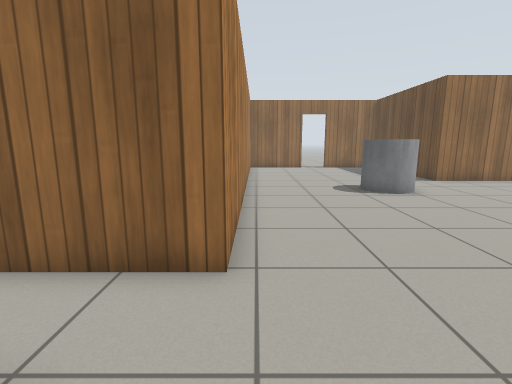
[1] (above)

23 first-person views from a walk through a robot-simulator world made for Gazebo. The camera is 0.94 m above the floor, tilts 10° down and sees 85° across. The floor is counted in squares, 0.5 m on a side. Each view is taken from the middle of a square. On the plan, view 1 faces up. The plan holds only what a view shows up to about 16 squares ahead; the rest is blank. Gazebo's built-in surfaces are drawn with simple patterns.

[2]
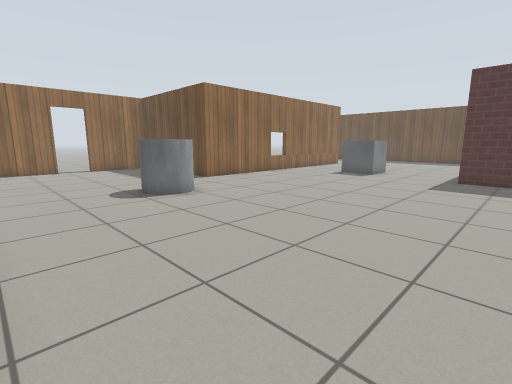

[3]
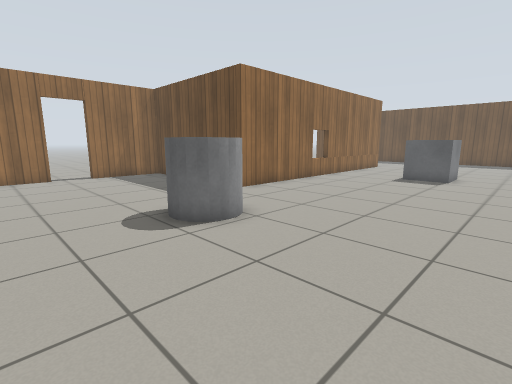

[4]
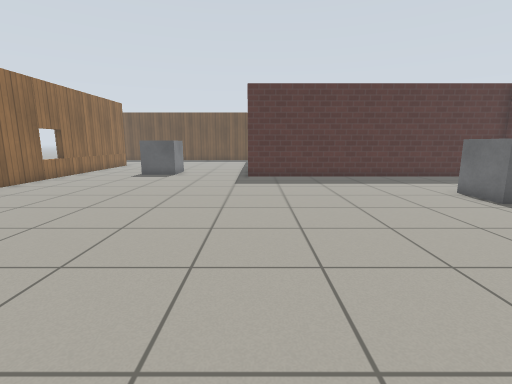

[5]
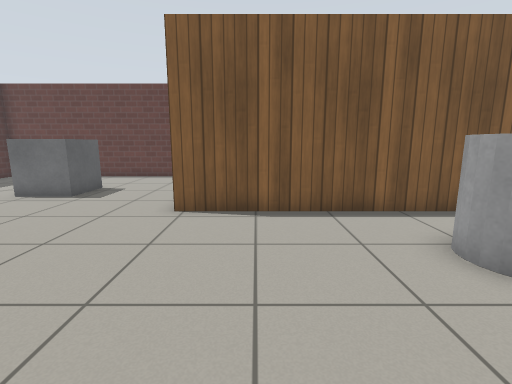

[6]
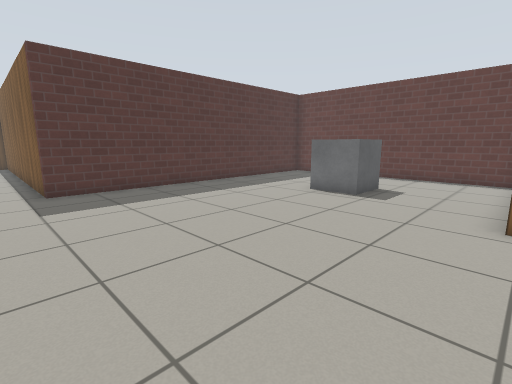

[7]
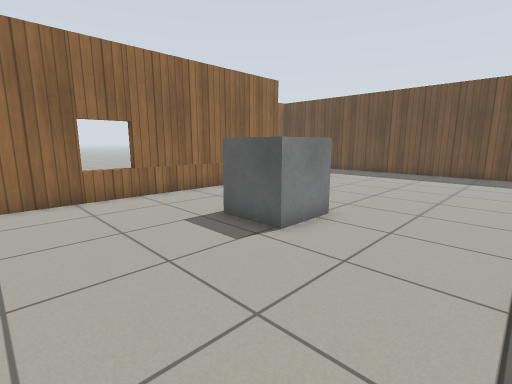

[8]
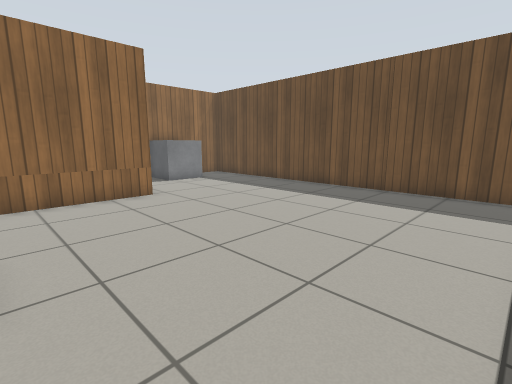

[9]
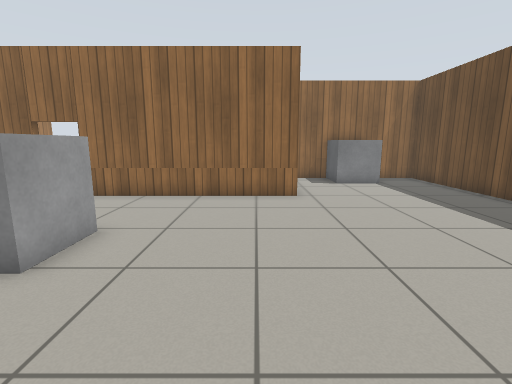

[10]
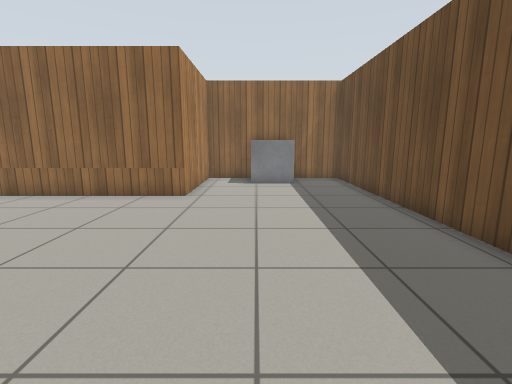

[11]
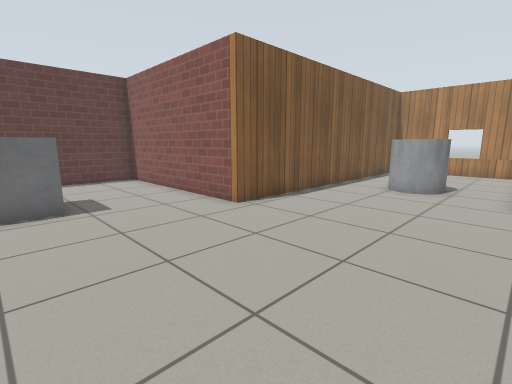

[12]
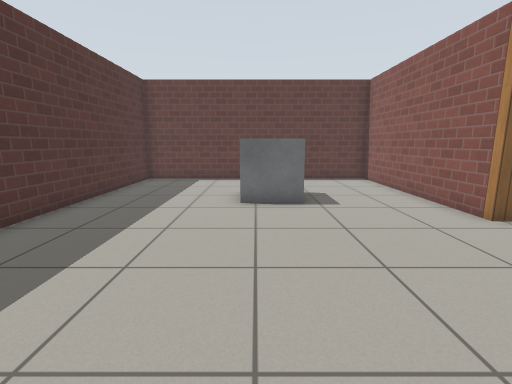

[13]
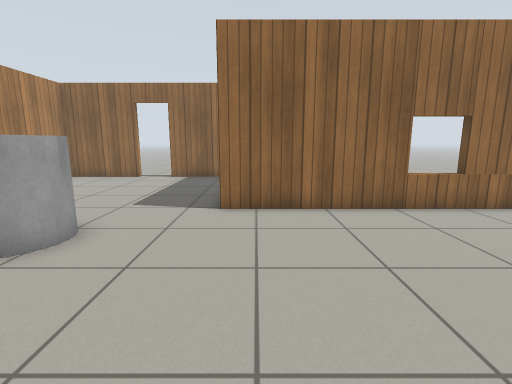

[14]
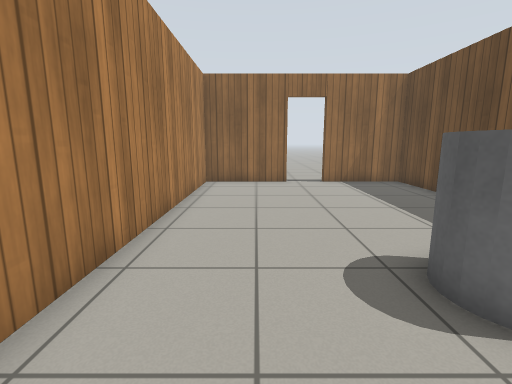

[15]
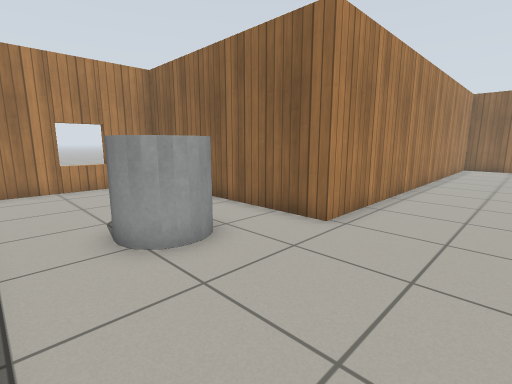

[16]
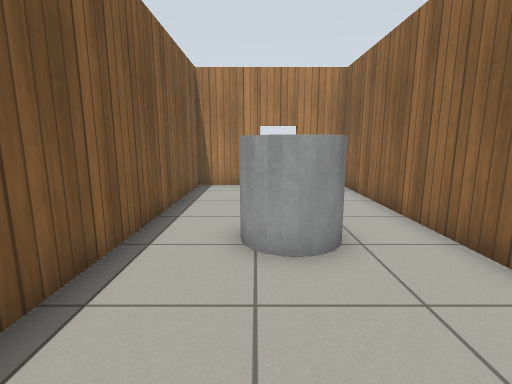

[17]
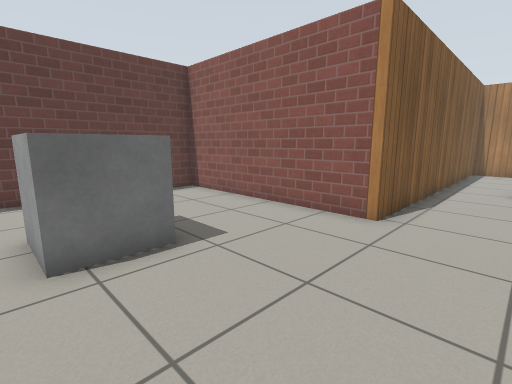

[18]
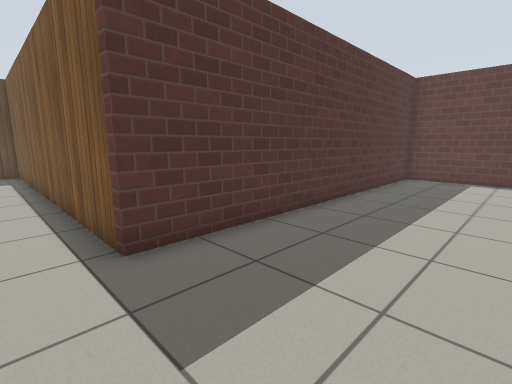

[19]
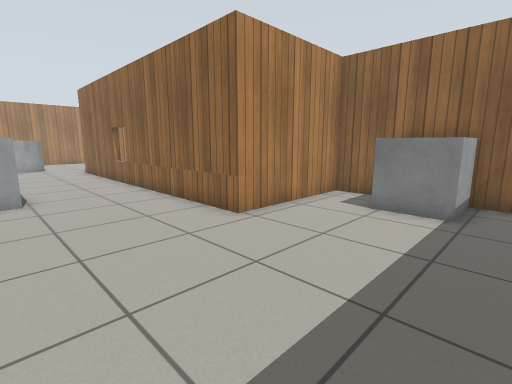

[20]
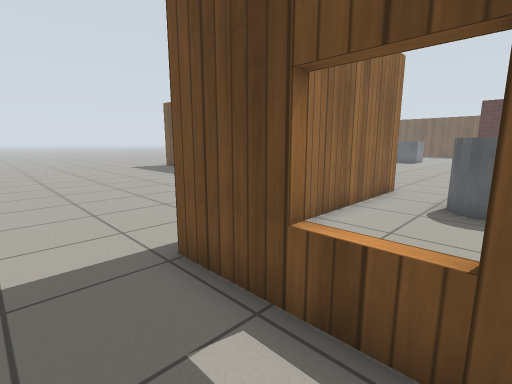

[21]
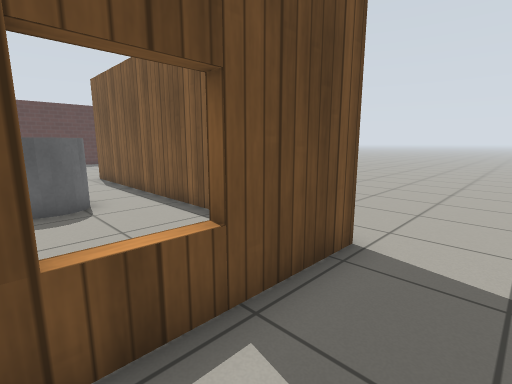

[22]
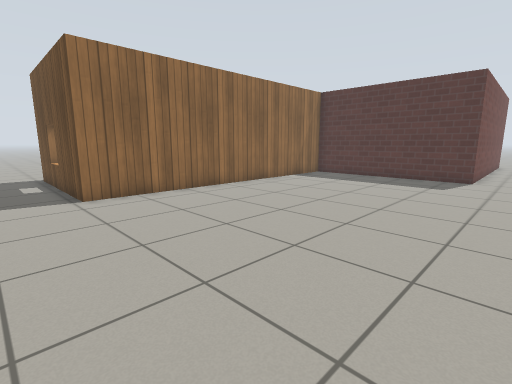

[23]
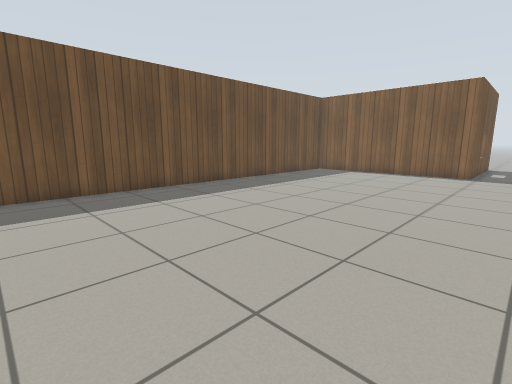

### Floor plan
Points are (right, up) in squares from view 1. A wall is a line through its corners. A room is listed if a view was taken in it or the views show most of it. See-through windows are left out.
Room 1 (views 1, 2, 3, 4, 5, 6, 7, 8, 9, 10, 11, 12, 13, 14, 15, 16, 17, 18, 19)
walls: (3.5, 21.5) (-0.4, 21.5) (-0.4, 3.8) (-9.4, 3.8) (-9.4, -2.5) (4.3, -2.5) (4.3, -10.8) (15.7, -10.8) (15.7, 3.4) (30.4, 3.4) (30.4, 19) (23.5, 19) (23.5, 13.8) (9, 13.8) (9, 21.5) (5.2, 21.5)
ways out: open door at (4.5, 22) to room 2
objects: grey cylinder (-3, 0) to (-1, 2); grey cylinder (4, 10) to (6, 12); grey box (8, -7) to (10, -5); grey box (17, 8) to (19, 10); grey box (26, 17) to (28, 18)
Room 2 (views 20, 21, 23)
walls: (-0.7, 9.9) (-0.7, 21.6); (-9.7, -2.9) (-9.7, 4.1) (-6.4, 4.1)
ways out: open door at (4.5, 22) to room 1; opening at (-12, -3.7) to room 3
Room 3 (view 22)
walls: (1.2, -2.9) (-9.7, -2.9); (9.4, -11.1) (4, -11.1) (4, -5.6)
ways out: opening at (-12, -3.7) to room 2

Where each view was taken, in squares from view 1:
view 1: 0 up, 0 right, facing up
view 2: 1 up, 0 right, facing up-right
view 3: 5 up, 1 right, facing up-right
view 4: 3 up, 0 right, facing right
view 5: 5 up, 2 right, facing down
view 6: 5 up, 4 right, facing down-right
view 7: 4 up, 12 right, facing up-right
view 8: 4 up, 19 right, facing up-right
view 9: 4 up, 22 right, facing up
view 10: 4 up, 26 right, facing up
view 11: 4 up, 10 right, facing down-left
view 12: 4 up, 10 right, facing down
view 13: 6 up, 10 right, facing up
view 14: 8 up, 2 right, facing up
view 15: 2 down, 3 right, facing up-left
view 16: 0 up, 3 right, facing left
view 17: 0 up, 11 right, facing down-left
view 18: 5 up, 11 right, facing down-right
view 19: 9 up, 29 right, facing up-left
view 20: 0 up, 12 left, facing up-right
view 21: 2 up, 12 left, facing down-right
view 22: 13 down, 12 left, facing up-right
view 23: 22 up, 12 left, facing down-right
